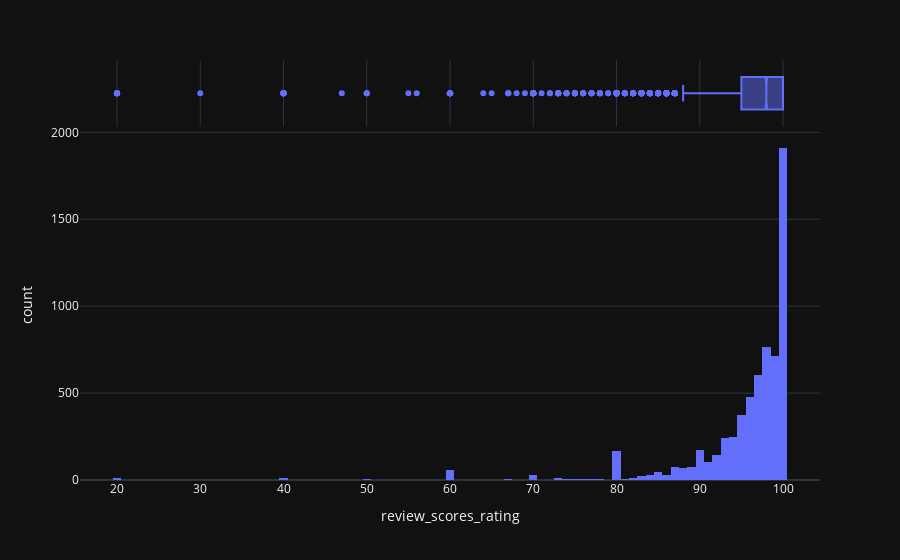

Source (notebook cell):
### Markdown cell above
Le prof veut qu'on fasse de la clssification et pas de la regression, il faut choisir les categories de la variable Y

### Code cell
px.histogram(data, x = meta['y'], marginal="box", template = template).show()

### Figure 1 — Plotly figure (JSON) as saved in the notebook; plotly's stock layout.template omitted (floating-point values rounded to 4 significant figures; data arrays with more than 128 entries replaced by an {"elided": "..."} marker saying what was removed)
{"data": [{"alignmentgroup": "True", "bingroup": "x", "hoverlabel": {"namelength": 0}, "hovertemplate": "review_scores_rating=%{x}<br>count=%{y}", "legendgroup": "", "marker": {"color": "#636efa"}, "name": "", "offsetgroup": "", "orientation": "v", "showlegend": false, "type": "histogram", "x": {"elided": "6452 int values"}, "xaxis": "x", "yaxis": "y"}, {"alignmentgroup": "True", "hoverlabel": {"namelength": 0}, "hovertemplate": "review_scores_rating=%{x}", "legendgroup": "", "marker": {"color": "#636efa"}, "name": "", "notched": true, "offsetgroup": "", "showlegend": false, "type": "box", "x": {"elided": "6452 int values"}, "xaxis": "x2", "yaxis": "y2"}], "layout": {"barmode": "relative", "legend": {"tracegroupgap": 0}, "margin": {"t": 60}, "xaxis": {"anchor": "y", "domain": [0, 1], "title": {"text": "review_scores_rating"}}, "xaxis2": {"anchor": "y2", "domain": [0, 1], "matches": "x", "showgrid": true, "showticklabels": false}, "yaxis": {"anchor": "x", "domain": [0, 0.8316], "title": {"text": "count"}}, "yaxis2": {"anchor": "x2", "domain": [0.8416, 1], "matches": "y2", "showgrid": false, "showline": false, "showticklabels": false, "ticks": ""}}}
